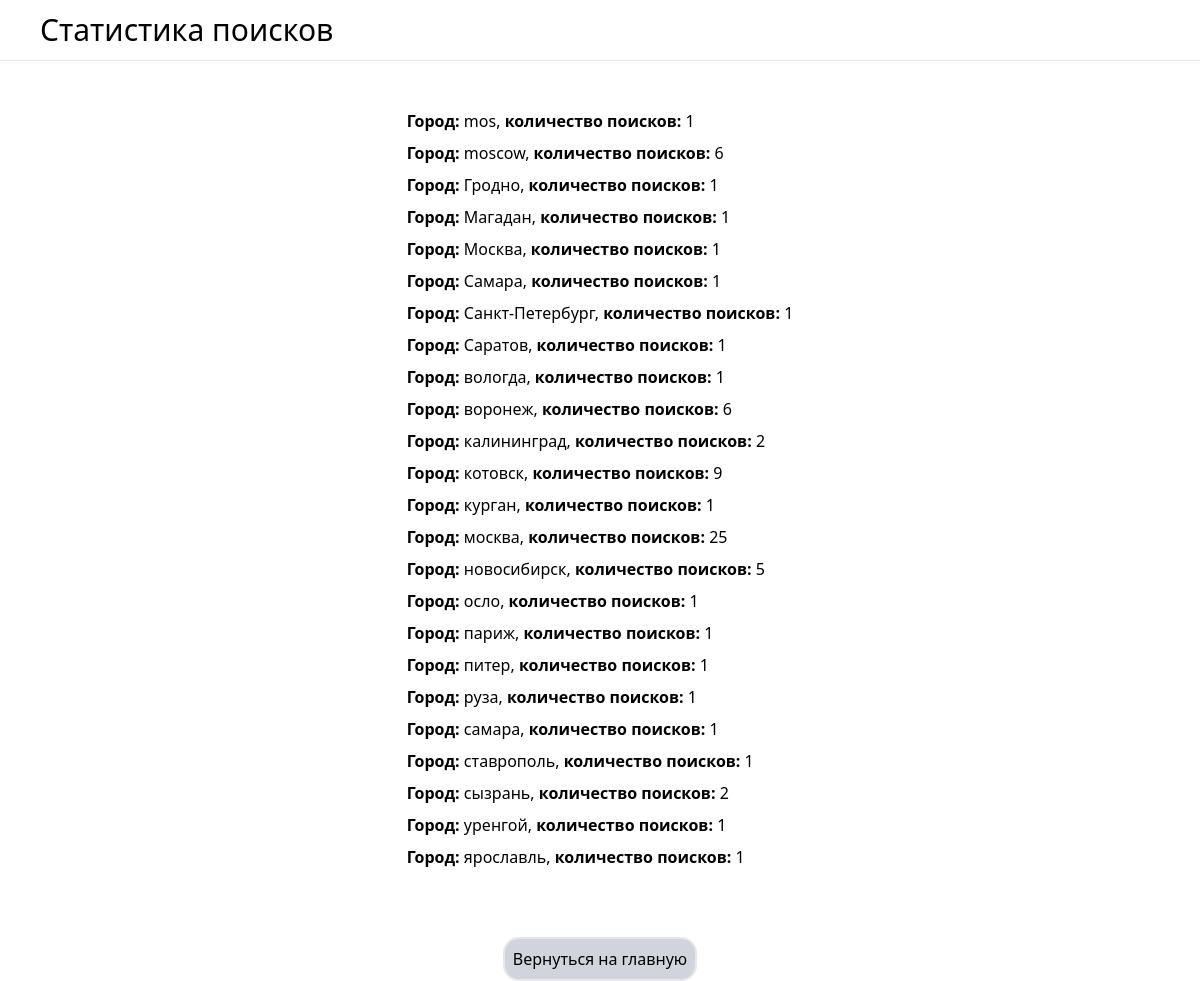
The page /api/search-stats on the database its author committed.
### models.py (models this page shows)
class Search(Base):
    __tablename__ = 'searches'
    id = Column(Integer, primary_key=True, index=True)
    user_id = Column(Integer, ForeignKey('users.id'))
    city = Column(String, index=True)
    user = relationship('User', back_populates='searches')

### sec.py (the view)
@app.get("/api/search-stats")
def search_stats(request: Request, db: Session = Depends(get_db)):
    search_stats = db.query(Search.city, func.count(Search.city).label('count')).group_by(Search.city).all()
    data = {city: count for city, count in search_stats}
    response = templates.TemplateResponse("statistics.html", {"request": request, "data": data})
    return response

### templates/statistics.html (shortened to what this page needs)
<!doctype html>
<html lang="ru">
<head>
    <script src="https://cdn.tailwindcss.com"></script>
</head>
<body>
    <nav class="flex justify-between text-3xl my-3">
        <ul class="flex ml-10">
            <li>Статистика поисков</li>
        </ul>
    </nav>
    <hr>
    <div class="flex justify-center flex-col items-center" id="content">
        <ul class="my-10">
            {% for name, val in data.items() %}
                <li class="page-item my-2">
                    <span class="font-semibold">Город:</span> {{ name }},
                    <span class="font-semibold">количество поисков:</span> {{ val }}
                </li>
            {% endfor %}
        </ul>
        <a href="/" class="border-2 rounded-2xl bg-gray-300 p-2 mt-5">Вернуться на главную</a>
    </div>
</body>
</html>

### rows shown on the page
Search: city "mos", val "1"
Search: city "Гродно", val "1"
Search: city "Магадан", val "1"
Search: city "Самара", user "1", city "самара"
Search: city "Санкт-Петербург", val "1"
Search: city "Саратов", val "1"
Search: city "вологда", val "1"
Search: city "курган", user "1"
Search: city "москва", id "25"
Search: city "осло", val "1"
Search: city "париж", val "1"
Search: city "питер", val "1"
Search: city "руза", val "1"
Search: city "ставрополь", val "1"
Search: city "сызрань", user "2"
Search: city "уренгой", user "1"
Search: city "ярославль", user "1"

### other values the page prints
{{ name }} "moscow" "Москва" "воронеж" "калининград" "котовск" "новосибирск"
{{ val }} "6" "1" "6" "2" "9" "5"
